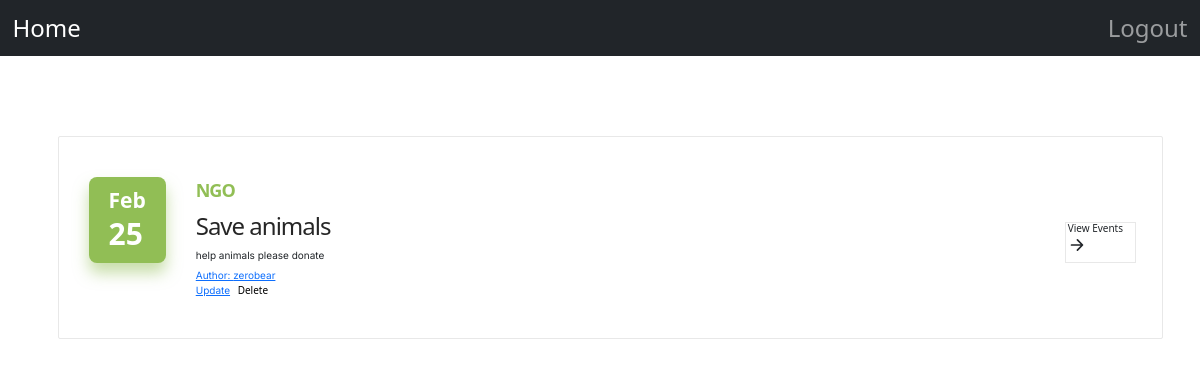
The app's page /events/1 (signed in) with its own data.
### donationproject/models.py (models this page shows, shortened)
class event(db.Model):
    id = db.Column(db.Integer, primary_key=True)
    title = db.Column(db.String(50), unique=False, nullable=False)
    author = db.Column(db.String(50), nullable=False)
    description = db.Column(db.Text, nullable=False)
    organization = db.Column(db.String(100), nullable=False)
    creation_date = db.Column(db.DateTime, default=datetime.utcnow)
    user_id = db.Column(db.Integer, db.ForeignKey('user.id'), nullable=False)

### donationproject/routes.py (the view)
@app.route("/events/<int:event_id>", methods=['POST', 'GET'])
@login_required
def event_page(event_id):
    page = request.args.get('page', 1, type=int)
    event_data = event.query.get_or_404(event_id)
    events = event.query.paginate(page=page, per_page=3)  # Assuming 5 events per page
    return render_template("event.html", event=event_data, events=events)

### donationproject/models.py (called while the page is built)
@login_manager.user_loader
def load_user(user_id):
    return user.query.get(int(user_id))

### donationproject/templates/event.html (shortened to what this page needs)
<!DOCTYPE html>
<html lang="en">
<head>
    <link rel="stylesheet" href="{{url_for('static',filename='eventpage.css')}}">
    <link href="https://cdnjs.cloudflare.com/ajax/libs/twitter-bootstrap/5.3.0/css/bootstrap.min.css" rel="stylesheet">
</head>
<body>
    <nav class="navbar navbar-expand-lg navbar-dark bg-dark">
        <div class="container-fluid">
            <div class="collapse navbar-collapse" id="navbarNav">
                <ul class="navbar-nav me-auto">
                    <li class="nav-item">
                        <a class="nav-link active" aria-current="page" href="{{url_for('home')}}">Home</a>
                    </li>
                </ul>
                <ul class="navbar-nav">
                    <li class="nav-item">
                        <a class="nav-link" href="{{url_for('logout')}}">Logout</a>
                    </li>
                </ul>
            </div>
        </div>
    </nav>
    <section class="section event" id="event">
        <div class="container">
            <ul class="event-list">
                <li>
                    <div class="event-card">
                        <time class="card-time" datetime="{{ event.creation_date.strftime('%m-%d') }}">
                            <span class="month">{{ event.creation_date.strftime('%b') }}</span>
                            <span class="date">{{ event.creation_date.strftime('%d') }}</span>
                        </time>
                        <div class="wrapper">
                            <div class="card-content">
                                <p class="card-subtitle">{{ event.organization }}</p>
                                <h3 class="card-title">{{ event.title }}</h3>
                                <p class="card-text">{{ event.description }}</p>
                                <a href="{{ url_for('user_events', username=event.author) }}">
                                    <p class="card-text">Author: {{ event.author }}</p>
                                </a>
                                {% if current_user.username == event.author %}
                                <div class="row">
                                    <div class="col">
                                        <a class="card-text d-inline me-2" href="{{url_for('update_event',event_id=event.id)}}">Update</a>
                                        <button type="button" class="btn-white d-inline" data-bs-toggle="modal" data-bs-target="#DeleteModal">Delete</button>
                                    </div>
                                </div>
                                {% endif %}
                            </div>
                            <button class="btn btn-white">
                                <span>View Events</span>
                                <ion-icon name="arrow-forward" aria-hidden="true" role="img" class="md hydrated"></ion-icon>
                            </button>
                        </div>
                    </div>
                </li>
            </ul>
        </div>
    </section>
</body>
</html>

### donationproject/templates/event.html (style rules this page uses)
.navbar-brand, .nav-link { font-size: 24px; }

### records on screen
event: creation_date "Feb", creation_date "25", organization "NGO", title "Save animals", description "help animals please donate", author "zerobear"
